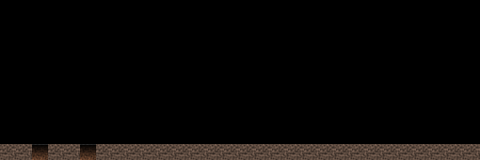

Below is a game level as drawn by its tile map, then a one-line description and the .tmx that defines it (tile-layer data replaced by summaries):
An orthogonal 30x10 tile map with 16x16 px tiles, 1 tile layer (mapLayer) and 2 objects (p1, p2).

<map version="1.0" orientation="orthogonal" renderorder="right-up" width="30" height="10" tilewidth="16" tileheight="16">
 <tileset firstgid="1" name="map_earth" tilewidth="16" tileheight="16">
  <image source="map_earth.png" width="160" height="80" />
 </tileset>
 <layer name="mapLayer" width="30" height="10">
  <data>[300 cells, 30 non-empty, 2 distinct tile ids]</data>
 </layer>
 <objectgroup name="checkPoints">
  <object name="p1" x="40" y="135.75">
   <properties>
    <property name="isRepeat" value="0" />
   </properties>
  </object>
  <object name="p2" x="88" y="136">
   <properties>
    <property name="isRepeat" value="1" />
   </properties>
  </object>
 </objectgroup>
</map>
